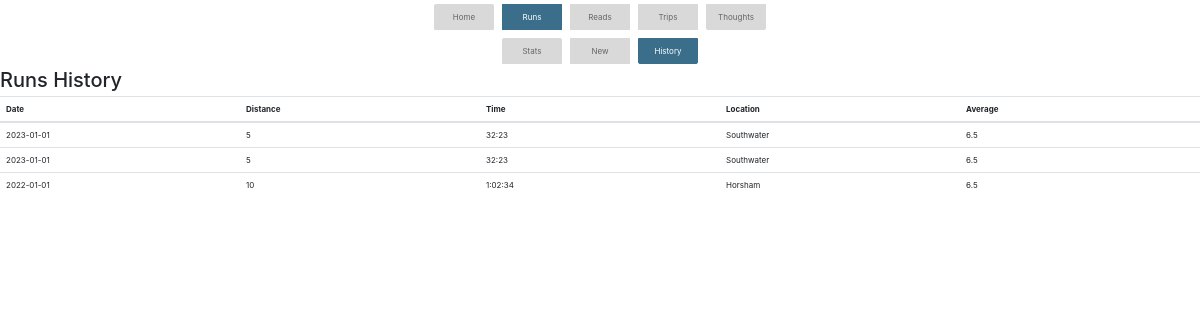
Page /runs/history on the committed database.
### app.py (models this page shows)
class Runs(db.Model):
    id = db.Column(db.Integer, primary_key=True)
    date = db.Column(db.String(20))
    time = db.Column(db.String(20))
    distance = db.Column(db.Integer)
    location = db.Column(db.String(50))
    date_added = db.Column(db.String(20))
    average_time_per_km = db.Column(db.String(50))

### app.py (the view)
@app.route('/runs/history', methods=['GET', 'POST'])
def runs_history():
    runs = Runs.query.all()
    return render_template('runs_history.html',runs=runs)

### templates/runs_history.html (shortened to what this page needs)
{% extends 'base.html' %}
{% block content %}
{% include 'base_runs.html' %}
        <h1>Runs History</h1>
        <table class="table override_table">
            <thead>
                <tr>
                    <th>Date</th>
                    <th>Distance</th>
                    <th>Time</th>
                    <th>Location</th>
                    <th>Average</th>
                </tr>
            </thead>
            <tbody>
                {% for run in runs %}
                    <tr>
                        <td>{{ run.date }}</td>
                        <td>{{ run.distance }}</td>
                        <td>{{ run.time }}</td>
                        <td>{{ run.location }}</td>
                        <td>{{ run.average_time_per_km }}</td>
                    </tr>
                {% endfor %}
            </tbody>
        </table>
    {% endblock %}

### static/my_override_style.css (style rules this page uses)
* { font-size: 6pt; }
.override_table { table-layout: fixed; }

### rows in the picture
Runs: date "2023-01-01", distance "5", time "32:23", location "Southwater", average_time_per_km "6.5"
Runs: date "2023-01-01", distance "5", time "32:23", location "Southwater", average_time_per_km "6.5"
Runs: date "2022-01-01", distance "10", time "1:02:34", location "Horsham", average_time_per_km "6.5"
